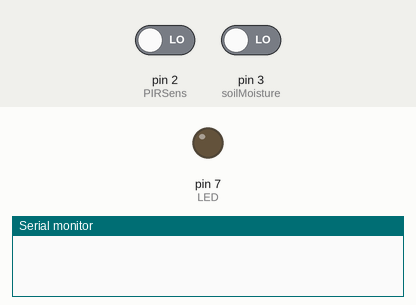
This sketch was run on a simulated Arduino Uno, built with avr-gcc and run on an emulated ATmega328P. On the bench: output pins drawn as LEDs (lit = HIGH), the last lines printed to the serial monitor. The test bench sets the inputs (shaded band); at power-on: pin 2 (PIRSens) LOW, pin 3 (soilMoisture) LOW.

Above: at 1.2 s.
1.3 s: pin 2 (PIRSens) driven HIGH
At 2.1 s:
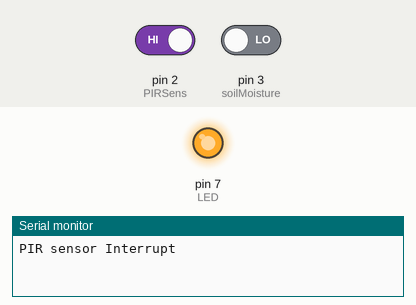
4.3 s: pin 2 (PIRSens) driven LOW
At 5.6 s:
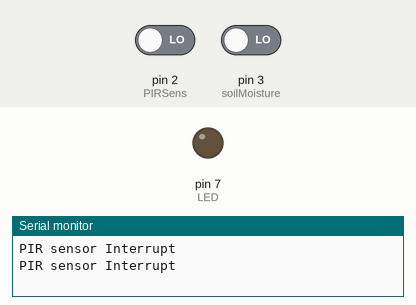
Timing chart, 0 to 7.3 s (numbered marks = the images above; inputs shaded):
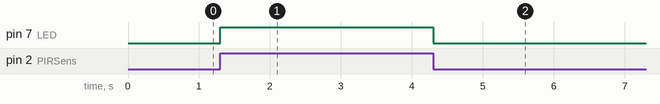

The sketch:

task3BH.ino
```cpp
int PIRSens = 2;
const int soilMoisture = 3;
bool curr_State = false;
int LED = 7;

void setup()
{
  Serial.begin(9600);
  pinMode(LED, OUTPUT);
  pinMode(PIRSens, INPUT);
  pinMode(soilMoisture, INPUT);

  attachInterrupt(digitalPinToInterrupt(PIRSens), swap, CHANGE);
  attachInterrupt(digitalPinToInterrupt(soilMoisture), soil_moisture, RISING);
}

void loop()
{
  delay(3000);
}

void swap()
{
  curr_State = !curr_State;
  digitalWrite(LED, curr_State);
  Serial.println("PIR sensor Interrupt");
}

void soil_moisture()
{
  Serial.println("Soil Moisture Interrupt");
}
```

Measured:
- after the input at 1.3 s, pin 7 (LED): LOW → HIGH at once
- after the input at 4.3 s, pin 7 (LED): HIGH → LOW at once
